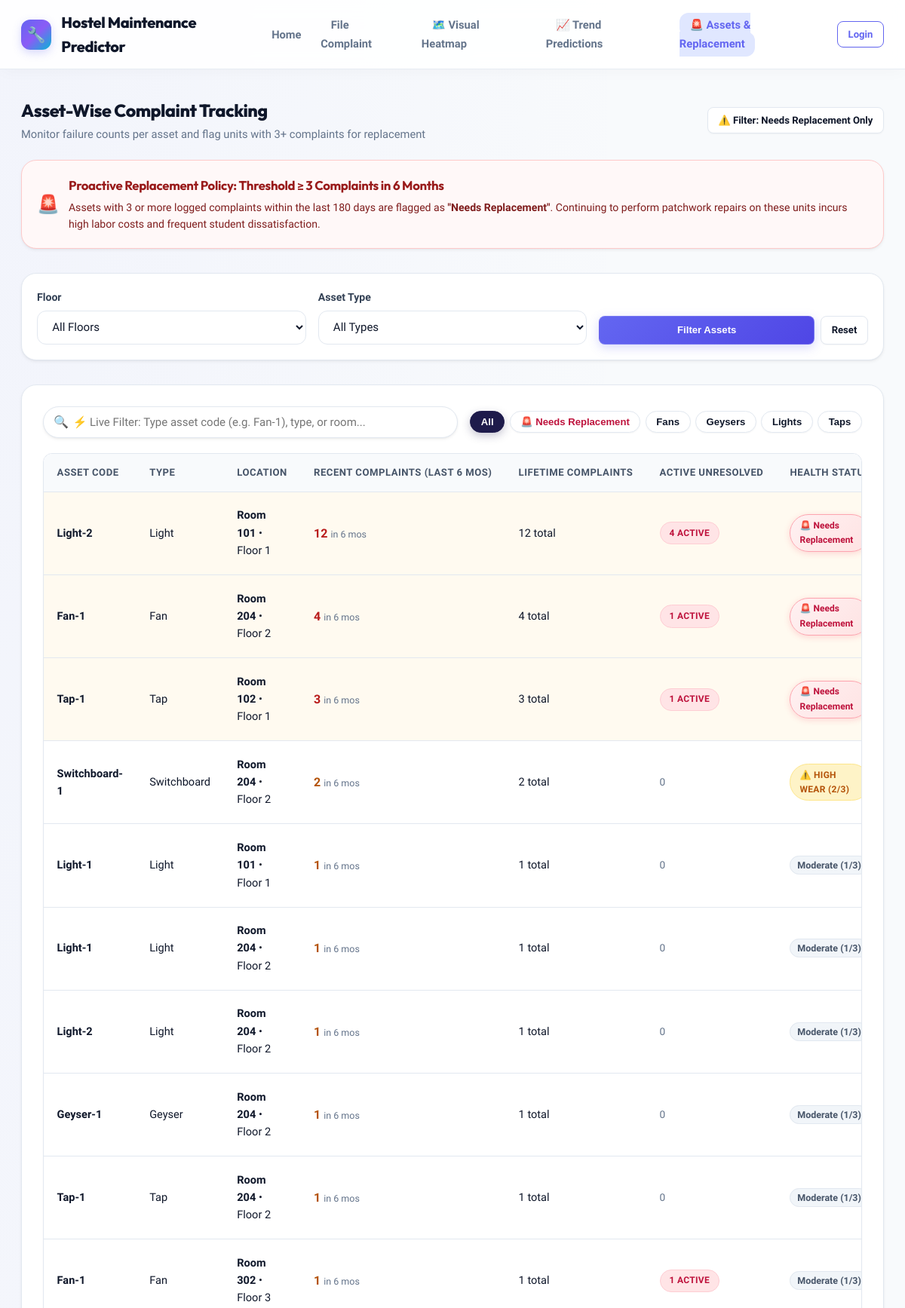
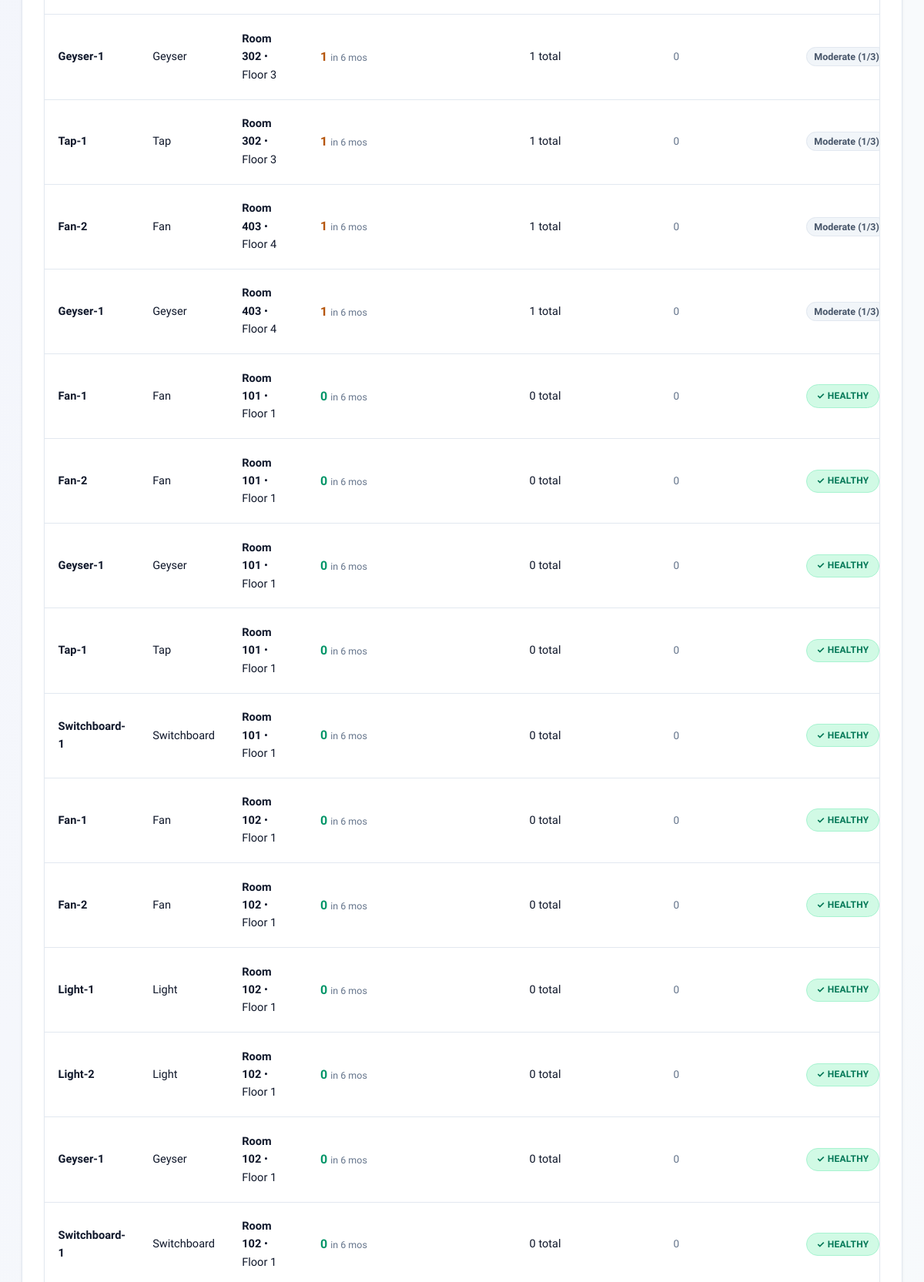
Page /assets (upper part) on the committed database (2 pictures, top to bottom).
### tables this page shows
CREATE TABLE assets (
        id INTEGER PRIMARY KEY AUTOINCREMENT,
        room_no TEXT NOT NULL,
        floor INTEGER NOT NULL,
        asset_type TEXT NOT NULL CHECK(asset_type IN ('Fan', 'Light', 'Geyser', 'Tap', 'Switchboard', 'Other')),
        asset_code TEXT NOT NULL
    );

### app.py (the view)
@app.route('/assets')
def assets_list():
    filter_floor = request.args.get('floor', '')
    filter_type = request.args.get('asset_type', '')
    only_replacement = request.args.get('replacement', '') == '1'
    conn = get_db()
    cursor = conn.cursor()
    six_months_ago = (datetime.now() - timedelta(days=180)).strftime('%Y-%m-%d %H:%M:%S')
    query = '''
        SELECT
            a.id, a.room_no, a.floor, a.asset_type, a.asset_code,
            COUNT(c.id) AS total_complaints,
            SUM(CASE WHEN c.date_filed >= ? THEN 1 ELSE 0 END) AS recent_complaints,
            SUM(CASE WHEN c.status != 'Resolved' THEN 1 ELSE 0 END) AS active_complaints
        FROM assets a
        LEFT JOIN complaints c ON a.id = c.asset_id
        WHERE 1=1
    '''
    params = [six_months_ago]
    if filter_floor:
        query += ' AND a.floor = ?'
        params.append(filter_floor)
    if filter_type:
        query += ' AND a.asset_type = ?'
        params.append(filter_type)
    query += ' GROUP BY a.id, a.room_no, a.floor, a.asset_type, a.asset_code'
    if only_replacement:
        query += ' HAVING recent_complaints >= 3'
    query += ' ORDER BY recent_complaints DESC, total_complaints DESC, a.floor ASC, a.room_no ASC'
    cursor.execute(query, params)
    assets = cursor.fetchall()
    cursor.execute("SELECT DISTINCT floor FROM assets ORDER BY floor ASC")
    floors = [r['floor'] for r in cursor.fetchall()]
    cursor.execute("SELECT DISTINCT asset_type FROM assets ORDER BY asset_type ASC")
    asset_types = [r['asset_type'] for r in cursor.fetchall()]
    conn.close()
    return render_template(
        'assets.html',
        assets=assets,
        floors=floors,
        asset_types=asset_types,
        selected_floor=filter_floor,
        selected_type=filter_type,
        only_replacement=only_replacement
    )

### app.py (called while the page is built)
@app.context_processor
def inject_user():
    return {
        'current_user': {
            'id': session.get('user_id'),
            'name': session.get('name'),
            'email': session.get('email'),
            'role': session.get('role'),
            'room_no': session.get('room_no'),
            'floor': session.get('floor')
        } if 'user_id' in session else None,
        'current_time': datetime.now()
    }

### models.py (called while the page is built)
def get_db():
    conn = sqlite3.connect(DB_PATH)
    conn.row_factory = sqlite3.Row
    return conn

### templates/assets.html (shortened to what this page needs)
{% extends "base.html" %}
{% block content %}
<div class="section-header">
  <div>
    <h1 class="section-title">Asset-Wise Complaint Tracking</h1>
    <p class="section-desc">Monitor failure counts per asset and flag units with 3+ complaints for replacement</p>
  </div>
  <div style="display: flex; gap: 0.5rem;">
    <a href="{{ url_for('assets_list', replacement='1') }}" class="btn btn-sm {% if only_replacement %}btn-danger{% else %}btn-secondary{% endif %}">
      ⚠️ Filter: Needs Replacement Only
    </a>
  </div>
</div>
<div class="panel-card" style="background: #fff8f8; border: 1px solid #fecaca; padding: 1.25rem;">
  <div style="display: flex; align-items: center; gap: 0.75rem;">
    <span style="font-size: 1.5rem;">🚨</span>
    <div>
      <h3 style="font-size: 1.05rem; font-weight: 700; color: #991b1b; margin-bottom: 0.2rem;">
        Proactive Replacement Policy: Threshold &ge; 3 Complaints in 6 Months
      </h3>
      <p style="font-size: 0.88rem; color: #7f1d1d;">
        Assets with 3 or more logged complaints within the last 180 days are flagged as <strong>"Needs Replacement"</strong>. Continuing to perform patchwork repairs on these units incurs high labor costs and frequent student dissatisfaction.
      </p>
    </div>
  </div>
</div>
<div class="panel-card" style="padding: 1.25rem;">
  <form method="GET" action="{{ url_for('assets_list') }}">
    <div class="form-grid" style="grid-template-columns: repeat(auto-fit, minmax(180px, 1fr)); align-items: end; gap: 1rem;">
      <div class="form-group" style="margin-bottom: 0;">
        <label class="form-label">Floor</label>
        <select name="floor" class="form-control">
          <option value="">All Floors</option>
        </select>
      </div>
      <div class="form-group" style="margin-bottom: 0;">
        <label class="form-label">Asset Type</label>
        <select name="asset_type" class="form-control">
          <option value="">All Types</option>
        </select>
      </div>
      <div style="display: flex; gap: 0.5rem;">
        <button type="submit" class="btn btn-primary btn-sm" style="flex: 1; height: 38px;">Filter Assets</button>
        <a href="{{ url_for('assets_list') }}" class="btn btn-secondary btn-sm" style="height: 38px;">Reset</a>
      </div>
    </div>
  </form>
</div>
<div class="panel-card">
  <div style="display: flex; justify-content: space-between; align-items: center; gap: 1rem; flex-wrap: wrap; margin-bottom: 1.25rem;">
    <div style="flex: 1; min-width: 260px; position: relative;">
      <input type="text" id="liveAssetSearch" class="form-control" placeholder="⚡ Live Filter: Type asset code (e.g. Fan-1), type, or room..." style="padding-left: 2.4rem; border-radius: var(--radius-full); box-shadow: var(--shadow-sm);">
      <span style="position: absolute; left: 14px; top: 50%; transform: translateY(-50%); font-size: 1rem; color: var(--text-muted);">🔍</span>
    </div>
    <div style="display: flex; gap: 0.4rem; flex-wrap: wrap;">
      <button type="button" class="btn btn-secondary btn-sm asset-chip active" onclick="filterAssetTable('all', this)" style="border-radius: var(--radius-full);">All</button>
      <button type="button" class="btn btn-secondary btn-sm asset-chip" onclick="filterAssetTable('Needs Replacement', this)" style="border-radius: var(--radius-full); color: #be123c; font-weight: 700;">🚨 Needs Replacement</button>
      <button type="button" class="btn btn-secondary btn-sm asset-chip" onclick="filterAssetTable('Fan', this)" style="border-radius: var(--radius-full);">Fans</button>
      <button type="button" class="btn btn-secondary btn-sm asset-chip" onclick="filterAssetTable('Geyser', this)" style="border-radius: var(--radius-full);">Geysers</button>
      <button type="button" class="btn btn-secondary btn-sm asset-chip" onclick="filterAssetTable('Light', this)" style="border-radius: var(--radius-full);">Lights</button>
      <button type="button" class="btn btn-secondary btn-sm asset-chip" onclick="filterAssetTable('Tap', this)" style="border-radius: var(--radius-full);">Taps</button>
    </div>
  </div>
  <div class="table-responsive">
    <table class="data-table assets-data-table">
      <thead>
        <tr>
          <th>Asset Code</th>
          <th>Type</th>
          <th>Location</th>
          <th>Recent Complaints (Last 6 Mos)</th>
          <th>Lifetime Complaints</th>
          <th>Active Unresolved</th>
          <th>Health Status</th>
        </tr>
      </thead>
      <tbody>
        {% for a in assets %}
        <tr style="{% if a.recent_complaints >= 3 %}background-color: #fffaf0;{% endif %}">
          <td>
            <strong>{{ a.asset_code }}</strong>
          </td>
          <td>{{ a.asset_type }}</td>
          <td>
            <strong>Room {{ a.room_no }}</strong> &bull; Floor {{ a.floor }}
          </td>
          <td>
            <span style="font-weight: 700; font-size: 1rem; color: {% if a.recent_complaints >= 3 %}#b91c1c{% elif a.recent_complaints > 0 %}#b45309{% else %}#059669{% endif %};">
              {{ a.recent_complaints }}
            </span>
            <span style="font-size: 0.78rem; color: var(--text-muted);">in 6 mos</span>
          </td>
          <td>{{ a.total_complaints }} total</td>
          <td>
            {% if a.active_complaints > 0 %}
              <span class="status-badge status-pending">{{ a.active_complaints }} active</span>
            {% else %}
              <span style="color: var(--text-muted); font-size: 0.85rem;">0</span>
            {% endif %}
          </td>
          <td>
            {% if a.recent_complaints >= 3 %}
              <span class="badge-replacement">
                🚨 Needs Replacement
              </span>
            {% elif a.recent_complaints == 2 %}
              <span class="status-badge status-inprogress">
                ⚠️ High Wear (2/3)
              </span>
            {% elif a.recent_complaints == 1 %}
              <span class="badge-normal">
                Moderate (1/3)
              </span>
            {% else %}
              <span class="status-badge status-resolved">
                ✓ Healthy
              </span>
            {% endif %}
          </td>
        </tr>
        {% else %}
        <tr>
          <td colspan="8" style="text-align: center; padding: 2rem; color: var(--text-muted);">
            No assets match the filter criteria.
          </td>
        </tr>
        {% endfor %}
      </tbody>
    </table>
  </div>
</div>
{% endblock %}

### rows in the picture
assets: asset_code "Light-2", asset_type "Light", room_no "101", floor "1", recent_complaints "12", total_complaints "12", active_complaints "4", shows "🚨 Needs Replacement"
assets: asset_code "Fan-1", asset_type "Fan", room_no "204", floor "2", recent_complaints "4", total_complaints "4", active_complaints "1", shows "🚨 Needs Replacement"
assets: asset_code "Tap-1", asset_type "Tap", room_no "102", floor "1", recent_complaints "3", total_complaints "3", active_complaints "1", shows "🚨 Needs Replacement"
assets: asset_code "Switchboard-1", asset_type "Switchboard", room_no "204", floor "2", recent_complaints "2", total_complaints "2", shows "⚠️ HIGH WEAR (2/3)"
assets: asset_code "Light-1", asset_type "Light", room_no "101", floor "1", recent_complaints "1", total_complaints "1", shows "Moderate (1/3)"
assets: asset_code "Light-1", asset_type "Light", room_no "204", floor "2", recent_complaints "1", total_complaints "1", shows "Moderate (1/3)"
assets: asset_code "Light-2", asset_type "Light", room_no "204", floor "2", recent_complaints "1", total_complaints "1", shows "Moderate (1/3)"
assets: asset_code "Geyser-1", asset_type "Geyser", room_no "204", floor "2", recent_complaints "1", total_complaints "1", shows "Moderate (1/3)"
assets: asset_code "Tap-1", asset_type "Tap", room_no "204", floor "2", recent_complaints "1", total_complaints "1", shows "Moderate (1/3)"
assets: asset_code "Fan-1", asset_type "Fan", room_no "302", floor "3", recent_complaints "1", total_complaints "1", active_complaints "1", shows "Moderate (1/3)"
assets: asset_code "Geyser-1", asset_type "Geyser", room_no "302", floor "3", recent_complaints "1", total_complaints "1", shows "Moderate (1/3)"
assets: asset_code "Tap-1", asset_type "Tap", room_no "302", floor "3", recent_complaints "1", total_complaints "1", shows "Moderate (1/3)"
assets: asset_code "Fan-2", asset_type "Fan", room_no "403", floor "4", recent_complaints "1", total_complaints "1", shows "Moderate (1/3)"
assets: asset_code "Geyser-1", asset_type "Geyser", room_no "403", floor "4", recent_complaints "1", total_complaints "1", shows "Moderate (1/3)"
assets: asset_code "Fan-1", asset_type "Fan", room_no "101", floor "1", recent_complaints "0", total_complaints "0", shows "✓ HEALTHY"
assets: asset_code "Fan-2", asset_type "Fan", room_no "101", floor "1", recent_complaints "0", total_complaints "0", shows "✓ HEALTHY"
assets: asset_code "Geyser-1", asset_type "Geyser", room_no "101", floor "1", recent_complaints "0", total_complaints "0", shows "✓ HEALTHY"
assets: asset_code "Tap-1", asset_type "Tap", room_no "101", floor "1", recent_complaints "0", total_complaints "0", shows "✓ HEALTHY"
assets: asset_code "Switchboard-1", asset_type "Switchboard", room_no "101", floor "1", recent_complaints "0", total_complaints "0", shows "✓ HEALTHY"
assets: asset_code "Fan-1", asset_type "Fan", room_no "102", floor "1", recent_complaints "0", total_complaints "0", shows "✓ HEALTHY"
assets: asset_code "Fan-2", asset_type "Fan", room_no "102", floor "1", recent_complaints "0", total_complaints "0", shows "✓ HEALTHY"
assets: asset_code "Light-1", asset_type "Light", room_no "102", floor "1", recent_complaints "0", total_complaints "0", shows "✓ HEALTHY"
assets: asset_code "Light-2", asset_type "Light", room_no "102", floor "1", recent_complaints "0", total_complaints "0", shows "✓ HEALTHY"
assets: asset_code "Geyser-1", asset_type "Geyser", room_no "102", floor "1", recent_complaints "0", total_complaints "0", shows "✓ HEALTHY"
assets: asset_code "Switchboard-1", asset_type "Switchboard", room_no "102", floor "1", recent_complaints "0", total_complaints "0", shows "✓ HEALTHY"
